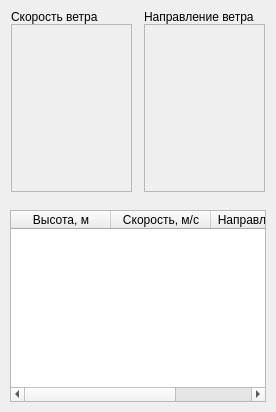
                        <widget class="QWidget" name="tab_measuredWind">
                          <attribute name="title">
                            <string>Измер. ветер</string>
                          </attribute>
                          <layout class="QVBoxLayout" name="vLayout_measWind">
                            <property name="spacing">
                              <number>10</number>
                            </property>
                            <property name="leftMargin">
                              <number>10</number>
                            </property>
                            <property name="topMargin">
                              <number>10</number>
                            </property>
                            <property name="rightMargin">
                              <number>10</number>
                            </property>
                            <property name="bottomMargin">
                              <number>10</number>
                            </property>
                            <item>
                              <layout class="QHBoxLayout" name="chartsRow_measWind">
                                <property name="spacing">
                                  <number>10</number>
                                </property>
                                <item>
                                  <widget class="QFrame" name="cardFrame_measWindSpeed">
                                    <property name="frameShape">
                                      <enum>QFrame::NoFrame</enum>
                                    </property>
                                    <property name="minimumSize">
                                      <size>
                                        <width>0</width>
                                        <height>190</height>
                                      </size>
                                    </property>
                                    <property name="maximumSize">
                                      <size>
                                        <width>16777215</width>
                                        <height>250</height>
                                      </size>
                                    </property>
                                    <layout class="QVBoxLayout" name="vLayout_card_measWindSpeed">
                                      <property name="spacing">
                                        <number>0</number>
                                      </property>
                                      <property name="leftMargin">
                                        <number>1</number>
                                      </property>
                                      <property name="topMargin">
                                        <number>0</number>
                                      </property>
                                      <property name="rightMargin">
                                        <number>1</number>
                                      </property>
                                      <property name="bottomMargin">
                                        <number>8</number>
                                      </property>
                                      <item>
                                        <widget class="QLabel" name="label_measuredWindSpeed">
                                          <property name="text">
                                            <string>Скорость ветра</string>
                                          </property>
                                        </widget>
                                      </item>
                                      <item>
                                        <widget class="QwtPlot" name="plot_izmWindSpeed_2">
                                          <property name="sizePolicy">
                                            <sizepolicy hsizetype="Expanding" vsizetype="Expanding">
                                              <horstretch>2</horstretch>
                                              <verstretch>0</verstretch>
                                            </sizepolicy>
                                          </property>
                                          <property name="frameShape">
                                            <enum>QFrame::StyledPanel</enum>
                                          </property>
                                          <property name="frameShadow">
                                            <enum>QFrame::Raised</enum>
                                          </property>
                                        </widget>
                                      </item>
                                    </layout>
                                  </widget>
                                </item>
                                <item>
                                  <widget class="QFrame" name="cardFrame_measWindDir">
                                    <property name="frameShape">
                                      <enum>QFrame::NoFrame</enum>
                                    </property>
                                    <property name="minimumSize">
                                      <size>
                                        <width>0</width>
                                        <height>190</height>
                                      </size>
                                    </property>
                                    <property name="maximumSize">
                                      <size>
                                        <width>16777215</width>
                                        <height>250</height>
                                      </size>
                                    </property>
                                    <layout class="QVBoxLayout" name="vLayout_card_measWindDir">
                                      <property name="spacing">
                                        <number>0</number>
                                      </property>
                                      <property name="leftMargin">
                                        <number>1</number>
                                      </property>
                                      <property name="topMargin">
                                        <number>0</number>
                                      </property>
                                      <property name="rightMargin">
                                        <number>1</number>
                                      </property>
                                      <property name="bottomMargin">
                                        <number>8</number>
                                      </property>
                                      <item>
                                        <widget class="QLabel" name="label_measuredWindDirection">
                                          <property name="text">
                                            <string>Направление ветра</string>
                                          </property>
                                        </widget>
                                      </item>
                                      <item>
                                        <widget class="QwtPlot" name="plot_izmWindAzimut_2">
                                          <property name="sizePolicy">
                                            <sizepolicy hsizetype="Expanding" vsizetype="Expanding">
                                              <horstretch>2</horstretch>
                                              <verstretch>0</verstretch>
                                            </sizepolicy>
                                          </property>
                                          <property name="frameShape">
                                            <enum>QFrame::StyledPanel</enum>
                                          </property>
                                          <property name="frameShadow">
                                            <enum>QFrame::Raised</enum>
                                          </property>
                                        </widget>
                                      </item>
                                    </layout>
                                  </widget>
                                </item>
                              </layout>
                            </item>
                            <item>
                              <widget class="QTableWidget" name="tableWidget_izmWind_2">
                                <property name="sizePolicy">
                                  <sizepolicy hsizetype="Expanding" vsizetype="Expanding">
                                    <horstretch>1</horstretch>
                                    <verstretch>0</verstretch>
                                  </sizepolicy>
                                </property>
                                <property name="minimumSize">
                                  <size>
                                    <width>200</width>
                                    <height>0</height>
                                  </size>
                                </property>
                                <property name="editTriggers">
                                  <set>QAbstractItemView::NoEditTriggers</set>
                                </property>
                                <column>
                                  <property name="text">
                                    <string>Высота, м</string>
                                  </property>
                                </column>
                                <column>
                                  <property name="text">
                                    <string>Скорость, м/с</string>
                                  </property>
                                </column>
                                <column>
                                  <property name="text">
                                    <string>Направление, °</string>
                                  </property>
                                </column>
                              </widget>
                            </item>
                          </layout>
                        </widget>
